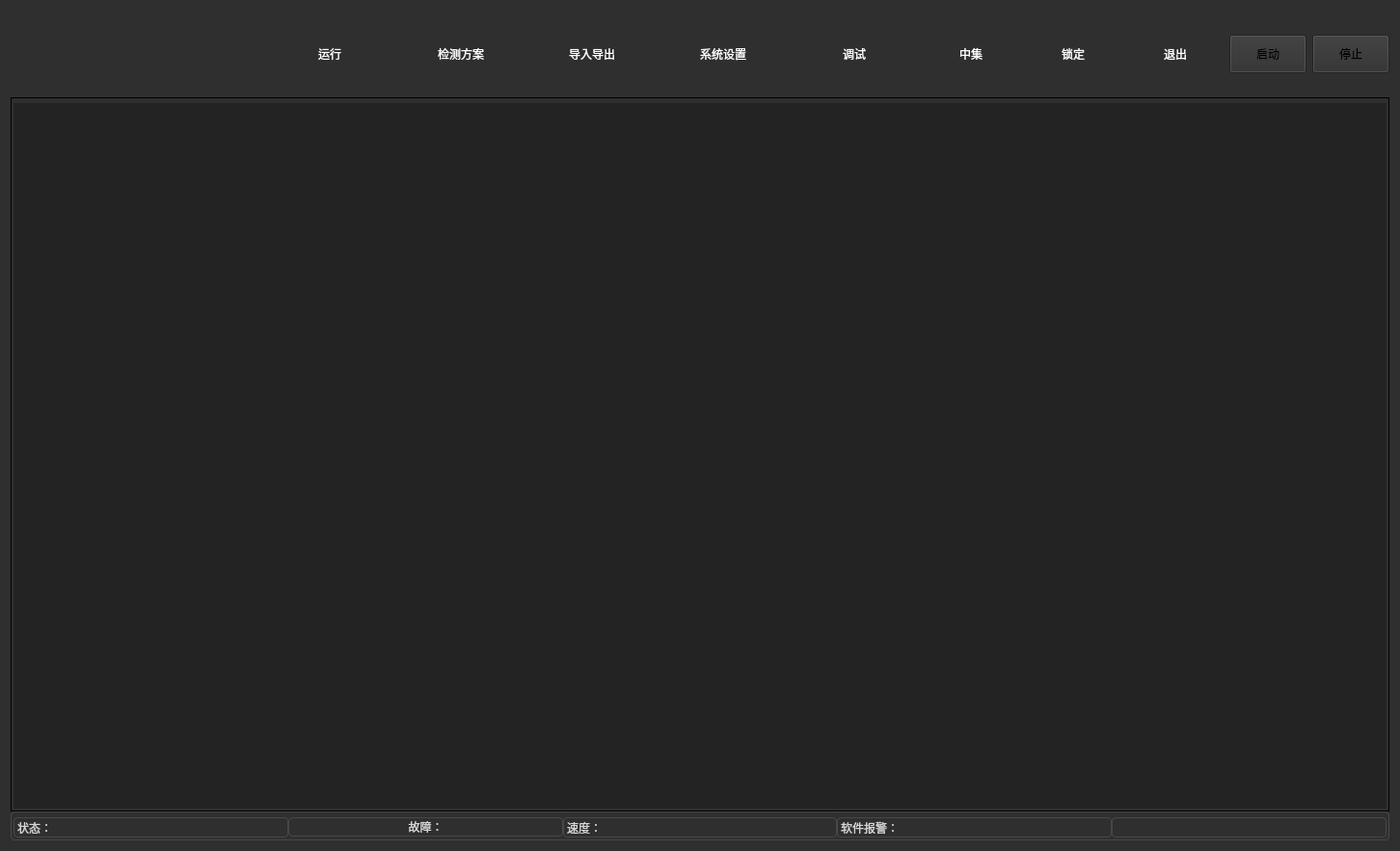
<?xml version="1.0" encoding="UTF-8"?>
<ui version="4.0">
 <class>ciwaClass</class>
 <widget class="QWidget" name="ciwaClass">
  <property name="windowModality">
   <enum>Qt::NonModal</enum>
  </property>
  <property name="geometry">
   <rect>
    <x>0</x>
    <y>0</y>
    <width>1416</width>
    <height>883</height>
   </rect>
  </property>
  <property name="focusPolicy">
   <enum>Qt::ClickFocus</enum>
  </property>
  <property name="windowTitle">
   <string>ciwa</string>
  </property>
  <property name="autoFillBackground">
   <bool>false</bool>
  </property>
  <property name="styleSheet">
   <string notr="true">background-color: rgb(47, 47, 47);</string>
  </property>
  <layout class="QVBoxLayout" name="verticalLayout_2">
   <item>
    <layout class="QGridLayout" name="gridLayout_2" rowstretch="3,40,0">
     <property name="leftMargin">
      <number>0</number>
     </property>
     <property name="topMargin">
      <number>0</number>
     </property>
     <property name="rightMargin">
      <number>0</number>
     </property>
     <property name="bottomMargin">
      <number>0</number>
     </property>
     <property name="spacing">
      <number>0</number>
     </property>
     <item row="0" column="0">
      <layout class="QHBoxLayout" name="horizontalLayout" stretch="0,0,0,0,0,0,0,0,0,0,0,1,1">
       <item>
        <widget class="QLabel" name="label_7">
         <property name="minimumSize">
          <size>
           <width>260</width>
           <height>90</height>
          </size>
         </property>
         <property name="maximumSize">
          <size>
           <width>260</width>
           <height>90</height>
          </size>
         </property>
         <property name="layoutDirection">
          <enum>Qt::RightToLeft</enum>
         </property>
         <property name="styleSheet">
          <string notr="true"/>
         </property>
         <property name="text">
          <string/>
         </property>
         <property name="textFormat">
          <enum>Qt::AutoText</enum>
         </property>
         <property name="pixmap">
          <pixmap resource="ciwa.qrc">:/resources/icons/main_logo.png</pixmap>
         </property>
         <property name="scaledContents">
          <bool>false</bool>
         </property>
         <property name="alignment">
          <set>Qt::AlignCenter</set>
         </property>
         <property name="wordWrap">
          <bool>false</bool>
         </property>
         <property name="indent">
          <number>-1</number>
         </property>
        </widget>
       </item>
       <item>
        <spacer name="horizontalSpacer">
         <property name="orientation">
          <enum>Qt::Horizontal</enum>
         </property>
         <property name="sizeHint" stdset="0">
          <size>
           <width>40</width>
           <height>20</height>
          </size>
         </property>
        </spacer>
       </item>
       <item>
        <widget class="QToolButton" name="btnRun">
         <property name="sizePolicy">
          <sizepolicy hsizetype="Preferred" vsizetype="Preferred">
           <horstretch>0</horstretch>
           <verstretch>0</verstretch>
          </sizepolicy>
         </property>
         <property name="minimumSize">
          <size>
           <width>130</width>
           <height>0</height>
          </size>
         </property>
         <property name="maximumSize">
          <size>
           <width>170</width>
           <height>90</height>
          </size>
         </property>
         <property name="font">
          <font>
           <kerning>true</kerning>
          </font>
         </property>
         <property name="styleSheet">
          <string notr="true">color: rgb(255, 255, 255);</string>
         </property>
         <property name="text">
          <string>运行</string>
         </property>
         <property name="icon">
          <iconset resource="ciwa.qrc">
           <normaloff>:/resources/icons/ic_nav_run_normal.png</normaloff>
           <normalon>:/resources/icons/ic_nav_run_selected.png</normalon>
           <activeoff>:/resources/icons/ic_nav_run_normal.png</activeoff>
           <activeon>:/resources/icons/ic_nav_run_selected.png</activeon>
           <selectedoff>:/resources/icons/ic_nav_run_normal.png</selectedoff>
           <selectedon>:/resources/icons/ic_nav_run_selected.png</selectedon>:/resources/icons/ic_nav_run_normal.png</iconset>
         </property>
         <property name="iconSize">
          <size>
           <width>64</width>
           <height>64</height>
          </size>
         </property>
         <property name="shortcut">
          <string notr="true"/>
         </property>
         <property name="checkable">
          <bool>true</bool>
         </property>
         <property name="checked">
          <bool>false</bool>
         </property>
         <property name="autoRepeat">
          <bool>false</bool>
         </property>
         <property name="autoExclusive">
          <bool>false</bool>
         </property>
         <property name="autoRepeatDelay">
          <number>300</number>
         </property>
         <property name="autoRepeatInterval">
          <number>100</number>
         </property>
         <property name="popupMode">
          <enum>QToolButton::DelayedPopup</enum>
         </property>
         <property name="toolButtonStyle">
          <enum>Qt::ToolButtonTextUnderIcon</enum>
         </property>
         <property name="autoRaise">
          <bool>true</bool>
         </property>
         <property name="arrowType">
          <enum>Qt::NoArrow</enum>
         </property>
        </widget>
       </item>
       <item>
        <widget class="QToolButton" name="btnDetectionScheme">
         <property name="sizePolicy">
          <sizepolicy hsizetype="Preferred" vsizetype="Preferred">
           <horstretch>0</horstretch>
           <verstretch>0</verstretch>
          </sizepolicy>
         </property>
         <property name="minimumSize">
          <size>
           <width>130</width>
           <height>90</height>
          </size>
         </property>
         <property name="maximumSize">
          <size>
           <width>170</width>
           <height>90</height>
          </size>
         </property>
         <property name="styleSheet">
          <string notr="true">color: rgb(255, 255, 255);</string>
         </property>
         <property name="text">
          <string>检测方案</string>
         </property>
         <property name="icon">
          <iconset resource="ciwa.qrc">
           <normaloff>:/resources/icons/ic_nav_test_normal.png</normaloff>
           <normalon>:/resources/icons/ic_nav_test_selected.png</normalon>
           <selectedoff>:/resources/icons/ic_nav_test_normal.png</selectedoff>
           <selectedon>:/resources/icons/ic_nav_test_selected.png</selectedon>:/resources/icons/ic_nav_test_normal.png</iconset>
         </property>
         <property name="iconSize">
          <size>
           <width>64</width>
           <height>64</height>
          </size>
         </property>
         <property name="checkable">
          <bool>true</bool>
         </property>
         <property name="toolButtonStyle">
          <enum>Qt::ToolButtonTextUnderIcon</enum>
         </property>
         <property name="autoRaise">
          <bool>true</bool>
         </property>
        </widget>
       </item>
       <item>
        <widget class="QToolButton" name="btnImportAndExport">
         <property name="sizePolicy">
          <sizepolicy hsizetype="Preferred" vsizetype="Preferred">
           <horstretch>0</horstretch>
           <verstretch>0</verstretch>
          </sizepolicy>
         </property>
         <property name="minimumSize">
          <size>
           <width>130</width>
           <height>90</height>
          </size>
         </property>
         <property name="maximumSize">
          <size>
           <width>170</width>
           <height>90</height>
          </size>
         </property>
         <property name="styleSheet">
          <string notr="true">
color: rgb(255, 255, 255);</string>
         </property>
         <property name="text">
          <string>导入导出</string>
         </property>
         <property name="icon">
          <iconset resource="ciwa.qrc">
           <normaloff>:/resources/icons/ic_nav_input_normal.png</normaloff>
           <normalon>:/resources/icons/ic_nav_input_selected.png</normalon>:/resources/icons/ic_nav_input_normal.png</iconset>
         </property>
         <property name="iconSize">
          <size>
           <width>64</width>
           <height>64</height>
          </size>
         </property>
         <property name="toolButtonStyle">
          <enum>Qt::ToolButtonTextUnderIcon</enum>
         </property>
         <property name="autoRaise">
          <bool>true</bool>
         </property>
        </widget>
       </item>
       <item>
        <widget class="QToolButton" name="btnSystemSetting">
         <property name="sizePolicy">
          <sizepolicy hsizetype="Preferred" vsizetype="Preferred">
           <horstretch>0</horstretch>
           <verstretch>0</verstretch>
          </sizepolicy>
         </property>
         <property name="minimumSize">
          <size>
           <width>130</width>
           <height>90</height>
          </size>
         </property>
         <property name="maximumSize">
          <size>
           <width>170</width>
           <height>90</height>
          </size>
         </property>
         <property name="styleSheet">
          <string notr="true">color: rgb(255, 255, 255);</string>
         </property>
         <property name="text">
          <string>系统设置</string>
         </property>
         <property name="icon">
          <iconset resource="ciwa.qrc">
           <normaloff>:/resources/icons/ic_nav_setting_normal.png</normaloff>
           <normalon>:/resources/icons/ic_nav_setting_selected.png</normalon>
           <selectedoff>:/resources/icons/ic_nav_setting_normal.png</selectedoff>
           <selectedon>:/resources/icons/ic_nav_setting_selected.png</selectedon>:/resources/icons/ic_nav_setting_normal.png</iconset>
         </property>
         <property name="iconSize">
          <size>
           <width>64</width>
           <height>64</height>
          </size>
         </property>
         <property name="checkable">
          <bool>true</bool>
         </property>
         <property name="toolButtonStyle">
          <enum>Qt::ToolButtonTextUnderIcon</enum>
         </property>
         <property name="autoRaise">
          <bool>true</bool>
         </property>
         <property name="arrowType">
          <enum>Qt::NoArrow</enum>
         </property>
        </widget>
       </item>
       <item>
        <widget class="QToolButton" name="btnDebugConfig">
         <property name="sizePolicy">
          <sizepolicy hsizetype="Preferred" vsizetype="Preferred">
           <horstretch>0</horstretch>
           <verstretch>0</verstretch>
          </sizepolicy>
         </property>
         <property name="minimumSize">
          <size>
           <width>130</width>
           <height>90</height>
          </size>
         </property>
         <property name="maximumSize">
          <size>
           <width>170</width>
           <height>90</height>
          </size>
         </property>
         <property name="styleSheet">
          <string notr="true">color: rgb(255, 255, 255);</string>
         </property>
         <property name="text">
          <string>调试</string>
         </property>
         <property name="icon">
          <iconset resource="ciwa.qrc">
           <normaloff>:/resources/icons/ic_nav_setting_normal.png</normaloff>
           <normalon>:/resources/icons/ic_nav_setting_selected.png</normalon>
           <selectedoff>:/resources/icons/ic_nav_setting_normal.png</selectedoff>
           <selectedon>:/resources/icons/ic_nav_setting_selected.png</selectedon>:/resources/icons/ic_nav_setting_normal.png</iconset>
         </property>
         <property name="iconSize">
          <size>
           <width>64</width>
           <height>64</height>
          </size>
         </property>
         <property name="checkable">
          <bool>true</bool>
         </property>
         <property name="toolButtonStyle">
          <enum>Qt::ToolButtonTextUnderIcon</enum>
         </property>
         <property name="autoRaise">
          <bool>true</bool>
         </property>
         <property name="arrowType">
          <enum>Qt::NoArrow</enum>
         </property>
        </widget>
       </item>
       <item>
        <widget class="QToolButton" name="toolButton_zhongji">
         <property name="minimumSize">
          <size>
           <width>100</width>
           <height>90</height>
          </size>
         </property>
         <property name="maximumSize">
          <size>
           <width>170</width>
           <height>90</height>
          </size>
         </property>
         <property name="styleSheet">
          <string notr="true">color: rgb(255, 255, 255);</string>
         </property>
         <property name="text">
          <string>中集</string>
         </property>
         <property name="icon">
          <iconset resource="ciwa.qrc">
           <normaloff>:/resources/icons/off.png</normaloff>
           <normalon>:/resources/icons/on.png</normalon>:/resources/icons/off.png</iconset>
         </property>
         <property name="iconSize">
          <size>
           <width>64</width>
           <height>64</height>
          </size>
         </property>
         <property name="checkable">
          <bool>true</bool>
         </property>
         <property name="toolButtonStyle">
          <enum>Qt::ToolButtonTextUnderIcon</enum>
         </property>
         <property name="autoRaise">
          <bool>true</bool>
         </property>
        </widget>
       </item>
       <item>
        <spacer name="horizontalSpacer_2">
         <property name="orientation">
          <enum>Qt::Horizontal</enum>
         </property>
         <property name="sizeHint" stdset="0">
          <size>
           <width>40</width>
           <height>20</height>
          </size>
         </property>
        </spacer>
       </item>
       <item>
        <widget class="QToolButton" name="btnSystemSetting_3">
         <property name="sizePolicy">
          <sizepolicy hsizetype="Preferred" vsizetype="Preferred">
           <horstretch>0</horstretch>
           <verstretch>0</verstretch>
          </sizepolicy>
         </property>
         <property name="minimumSize">
          <size>
           <width>100</width>
           <height>90</height>
          </size>
         </property>
         <property name="maximumSize">
          <size>
           <width>170</width>
           <height>90</height>
          </size>
         </property>
         <property name="styleSheet">
          <string notr="true">color: rgb(255, 255, 255);</string>
         </property>
         <property name="text">
          <string>锁定</string>
         </property>
         <property name="icon">
          <iconset resource="ciwa.qrc">
           <normaloff>:/resources/icons/ic_nav_lock_normal.png</normaloff>:/resources/icons/ic_nav_lock_normal.png</iconset>
         </property>
         <property name="iconSize">
          <size>
           <width>64</width>
           <height>64</height>
          </size>
         </property>
         <property name="checkable">
          <bool>true</bool>
         </property>
         <property name="toolButtonStyle">
          <enum>Qt::ToolButtonTextUnderIcon</enum>
         </property>
         <property name="autoRaise">
          <bool>true</bool>
         </property>
         <property name="arrowType">
          <enum>Qt::NoArrow</enum>
         </property>
        </widget>
       </item>
       <item>
        <widget class="QToolButton" name="btnExit">
         <property name="sizePolicy">
          <sizepolicy hsizetype="Preferred" vsizetype="Preferred">
           <horstretch>0</horstretch>
           <verstretch>0</verstretch>
          </sizepolicy>
         </property>
         <property name="minimumSize">
          <size>
           <width>100</width>
           <height>90</height>
          </size>
         </property>
         <property name="maximumSize">
          <size>
           <width>170</width>
           <height>90</height>
          </size>
         </property>
         <property name="styleSheet">
          <string notr="true">color: rgb(255, 255, 255);</string>
         </property>
         <property name="text">
          <string>退出</string>
         </property>
         <property name="icon">
          <iconset resource="ciwa.qrc">
           <normaloff>:/resources/icons/ic_nav_quit_normal.png</normaloff>:/resources/icons/ic_nav_quit_normal.png</iconset>
         </property>
         <property name="iconSize">
          <size>
           <width>64</width>
           <height>64</height>
          </size>
         </property>
         <property name="checkable">
          <bool>true</bool>
         </property>
         <property name="toolButtonStyle">
          <enum>Qt::ToolButtonTextUnderIcon</enum>
         </property>
         <property name="autoRaise">
          <bool>true</bool>
         </property>
         <property name="arrowType">
          <enum>Qt::NoArrow</enum>
         </property>
        </widget>
       </item>
       <item>
        <widget class="QPushButton" name="btnStart">
         <property name="sizePolicy">
          <sizepolicy hsizetype="Preferred" vsizetype="Preferred">
           <horstretch>0</horstretch>
           <verstretch>0</verstretch>
          </sizepolicy>
         </property>
         <property name="minimumSize">
          <size>
           <width>0</width>
           <height>40</height>
          </size>
         </property>
         <property name="maximumSize">
          <size>
           <width>16777215</width>
           <height>40</height>
          </size>
         </property>
         <property name="font">
          <font>
           <weight>50</weight>
           <bold>false</bold>
          </font>
         </property>
         <property name="text">
          <string>启动</string>
         </property>
        </widget>
       </item>
       <item>
        <widget class="QPushButton" name="btnStop">
         <property name="sizePolicy">
          <sizepolicy hsizetype="Preferred" vsizetype="Preferred">
           <horstretch>0</horstretch>
           <verstretch>0</verstretch>
          </sizepolicy>
         </property>
         <property name="minimumSize">
          <size>
           <width>0</width>
           <height>40</height>
          </size>
         </property>
         <property name="maximumSize">
          <size>
           <width>16777215</width>
           <height>40</height>
          </size>
         </property>
         <property name="text">
          <string>停止</string>
         </property>
        </widget>
       </item>
      </layout>
     </item>
     <item row="2" column="0">
      <layout class="QHBoxLayout" name="horizontalLayout_2">
       <item>
        <widget class="QGroupBox" name="groupBox">
         <property name="minimumSize">
          <size>
           <width>0</width>
           <height>30</height>
          </size>
         </property>
         <property name="styleSheet">
          <string notr="true">border: 1px solid;
border-color: rgb(72, 72, 72);
border-radius: 4px;
color: rgba(255,255,255,0.80);</string>
         </property>
         <property name="title">
          <string/>
         </property>
         <layout class="QHBoxLayout" name="horizontalLayout_3">
          <property name="spacing">
           <number>0</number>
          </property>
          <property name="leftMargin">
           <number>0</number>
          </property>
          <property name="topMargin">
           <number>0</number>
          </property>
          <property name="rightMargin">
           <number>0</number>
          </property>
          <property name="bottomMargin">
           <number>0</number>
          </property>
          <item>
           <widget class="QLabel" name="status">
            <property name="text">
             <string>状态：</string>
            </property>
           </widget>
          </item>
          <item>
           <widget class="QPushButton" name="fault">
            <property name="text">
             <string>故障：</string>
            </property>
           </widget>
          </item>
          <item>
           <widget class="QLabel" name="ppm">
            <property name="text">
             <string>速度：</string>
            </property>
           </widget>
          </item>
          <item>
           <widget class="QLabel" name="swalarm">
            <property name="text">
             <string>软件报警：</string>
            </property>
           </widget>
          </item>
          <item>
           <widget class="QLabel" name="label_8">
            <property name="text">
             <string/>
            </property>
           </widget>
          </item>
         </layout>
        </widget>
       </item>
      </layout>
     </item>
     <item row="1" column="0">
      <widget class="QGroupBox" name="groupBox_3">
       <property name="styleSheet">
        <string notr="true">QObject#groupBox_3{

border: 1px solid;
	color: rgb(0, 0, 0);
}</string>
       </property>
       <property name="title">
        <string/>
       </property>
       <layout class="QGridLayout" name="gridLayout">
        <property name="leftMargin">
         <number>0</number>
        </property>
        <property name="topMargin">
         <number>0</number>
        </property>
        <property name="rightMargin">
         <number>0</number>
        </property>
        <property name="bottomMargin">
         <number>0</number>
        </property>
        <property name="spacing">
         <number>0</number>
        </property>
        <item row="0" column="0">
         <widget class="QWidget" name="mainplan" native="true">
          <property name="enabled">
           <bool>true</bool>
          </property>
          <property name="layoutDirection">
           <enum>Qt::RightToLeft</enum>
          </property>
          <property name="styleSheet">
           <string notr="true">background-color: rgb(35, 35, 35);</string>
          </property>
          <layout class="QGridLayout" name="gridLayout_3">
           <property name="leftMargin">
            <number>0</number>
           </property>
           <property name="topMargin">
            <number>0</number>
           </property>
           <property name="rightMargin">
            <number>0</number>
           </property>
           <property name="bottomMargin">
            <number>0</number>
           </property>
           <property name="spacing">
            <number>0</number>
           </property>
           <item row="0" column="0">
            <layout class="QVBoxLayout" name="verticalLayout">
             <property name="spacing">
              <number>0</number>
             </property>
            </layout>
           </item>
          </layout>
         </widget>
        </item>
       </layout>
      </widget>
     </item>
    </layout>
   </item>
  </layout>
 </widget>
 <layoutdefault spacing="6" margin="11"/>
 <resources>
  <include location="ciwa.qrc"/>
 </resources>
 <connections/>
</ui>
